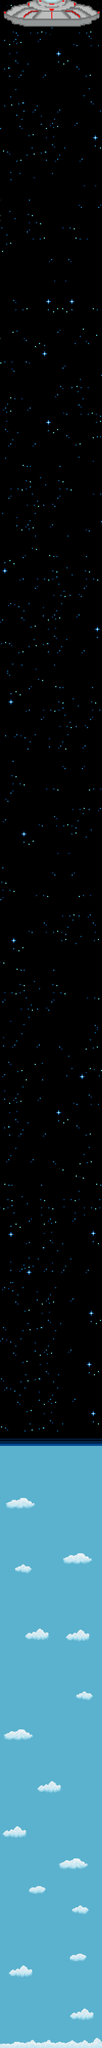

A 2D game scene composited from a Tiled map and its tileset images. What follows is a short description and the map's XML, with each tile layer's data collapsed to a summary:
An orthogonal 50x1000 tile map with 8x8 px tiles, 1 tile layer (Capa de patrones 1), 3 tilesets and 1 object.

<map version="1.10" tiledversion="1.11.0" orientation="orthogonal" renderorder="right-down" width="50" height="1000" tilewidth="8" tileheight="8" infinite="0" nextlayerid="3" nextobjectid="3">
 <tileset firstgid="1" source="fondo.tsx" />
 <tileset firstgid="5601" source="fondoespacio.tsx" />
 <tileset firstgid="38001" source="ovni.tsx" />
 <layer id="1" name="Capa de patrones 1" width="50" height="1000">
  <data>[50000 cells, 50000 non-empty, 13257 distinct tile ids]</data>
 </layer>
 <objectgroup id="2" name="Suelo">
  <object id="1" x="-31" y="7985.33" width="478.666" height="14.6667" />
 </objectgroup>
</map>
